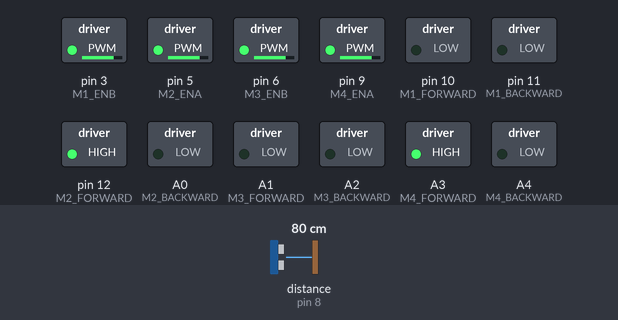
The sketch below on a simulated Arduino Uno, built with avr-gcc and run on an emulated ATmega328P. Shown: switched loads named in the sketch (green lamp = pin HIGH). Inputs (shaded band) come from the test bench; at power-on: distance to the obstacle (sensor on pin 8) 80 cm. The echo pulse lasts 58.3 µs per cm; random numbers use the default seed unless the sketch sets one.

Above: at 4.6 s.
4.7 s: distance to the obstacle (sensor on pin 8) set to 86 cm
At 6.81 s:
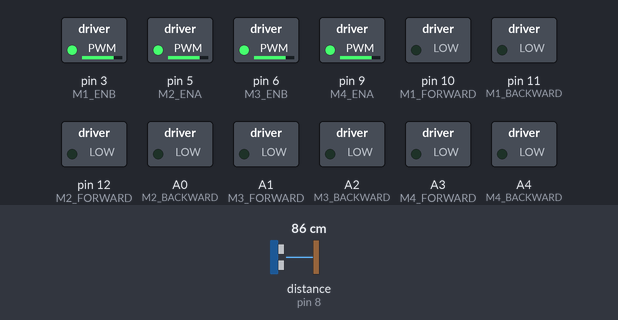
8.1 s: distance to the obstacle (sensor on pin 8) set to 2 cm
At 11.3 s:
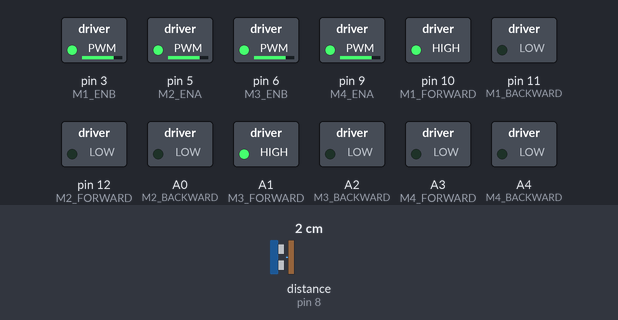
Timing chart, 0 to 16.0 s (numbered marks = the images above; inputs shaded):
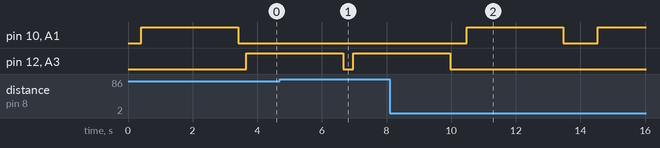

The sketch:

steb003.ino
```cpp
#include <NewPing.h>

//PIN CONFIGURATION FOR ULTRASONIC SENSOR
#define X_TRIGGER_PIN  2
#define X_ECHO_PIN     4

#define Y_TRIGGER_PIN  7
#define Y_ECHO_PIN     8

#define XD_TRIGGER_PIN  13
#define XD_ECHO_PIN     0

#define YD_TRIGGER_PIN  1
#define YD_ECHO_PIN     A5

//MOTOR DRIVER PIN CONFIGURATION
#define M1_FORWARD 10
#define M1_BACKWARD 11

#define M2_FORWARD 12
#define M2_BACKWARD A0

#define M3_FORWARD  A1
#define M3_BACKWARD A2

#define M4_FORWARD A3
#define M4_BACKWARD A4

#define M1_ENB 3
#define M2_ENA 5

#define M3_ENB 6
#define M4_ENA 9


//MAXIMUM DISTANCE FOR ULTARSONIC SENSOR
#define MAX_DISTANCE 4000

//PARAMETERS
float X_PING_DISTACE;
float Y_PING_DISTACE;
float XD_PING_DISTACE;
float YD_PING_DISTACE;

int W0 = 2000;
int W = 0;
int DW;
int Temp_w;
int caliber_w01 =0;
int caliber_w02 = 0;
int caliber_w1 = 0;
int caliber_w2 = 0;
int count = 0;
int fixing_w01 = 0;
int fixing_w02 = 0;
int fixTemp_w01 =0;
int fixTemp_w02 =0;
int fixTemp_w1 = 0;
int fixTemp_w2 = 0;

//INTERNAL PARAMETERS
int X_OFFSET = 25;
int Y_OFFSET = 40;

//ultrasnoic oject creation
NewPing sonar_X(X_TRIGGER_PIN, X_ECHO_PIN, MAX_DISTANCE);
NewPing sonar_Y(Y_TRIGGER_PIN, Y_ECHO_PIN, MAX_DISTANCE);
NewPing sonar_XD(XD_TRIGGER_PIN, XD_ECHO_PIN, MAX_DISTANCE);
NewPing sonar_YD(YD_TRIGGER_PIN, YD_ECHO_PIN, MAX_DISTANCE);

void setup() {
  Serial.begin(115200);
  //MOTOR DRIVER PIN CONFIGURATION
  pinMode(M1_FORWARD,OUTPUT);
  pinMode(M1_BACKWARD,OUTPUT);

  pinMode(M2_FORWARD,OUTPUT);
  pinMode(M2_BACKWARD,OUTPUT);

  pinMode(M3_FORWARD,OUTPUT);
  pinMode(M3_BACKWARD,OUTPUT);

  pinMode(M4_FORWARD,OUTPUT);
  pinMode(M4_BACKWARD,OUTPUT);

  pinMode(M1_ENB, OUTPUT);
  pinMode(M2_ENA, OUTPUT);

  pinMode(M3_ENB, OUTPUT);
  pinMode(M4_ENA, OUTPUT);

  //SPEED CONTROL
  analogWrite(M1_ENB,200);
  analogWrite(M2_ENA,200);
  analogWrite(M3_ENB,200);
  analogWrite(M4_ENA,200);

  //MOTOR DRIVER INITIAL CONDITION
  ENGINE_STOP();
}

void loop() {

  //call caliberation unction inside the fixing function
  fixing(CALIBERATION(Y_DISTANCE()));

}


//**********************************************************
//**********************************************************
///////engine_functions

//ENGINE STOP
void ENGINE_STOP (){

  //ENGINE STOP
  digitalWrite(M1_FORWARD,LOW);
  digitalWrite(M1_BACKWARD,LOW);

  digitalWrite(M2_FORWARD,LOW);
  digitalWrite(M2_BACKWARD,LOW);

  digitalWrite(M3_FORWARD,LOW);
  digitalWrite(M3_BACKWARD,LOW);

  digitalWrite(M4_FORWARD,LOW);
  digitalWrite(M4_BACKWARD,LOW);

}

//COUNTER CLOCK FUNCTION
void COUNTER_CLOCK (int DELAY){

  //counter clock
  digitalWrite(M1_FORWARD,HIGH);
  digitalWrite(M1_BACKWARD,LOW);

  digitalWrite(M2_FORWARD,LOW);
  digitalWrite(M2_BACKWARD,LOW);

  digitalWrite(M3_FORWARD,HIGH);
  digitalWrite(M3_BACKWARD,LOW);

  digitalWrite(M4_FORWARD,LOW);
  digitalWrite(M4_BACKWARD,LOW);

  delay(DELAY);
}

// CLOCK FUNCTION
void CLOCK (int DELAY){

  // clock
  digitalWrite(M1_FORWARD,LOW);
  digitalWrite(M1_BACKWARD,LOW);

  digitalWrite(M2_FORWARD,HIGH);
  digitalWrite(M2_BACKWARD,LOW);

  digitalWrite(M3_FORWARD,LOW);
  digitalWrite(M3_BACKWARD,LOW);

  digitalWrite(M4_FORWARD,HIGH);
  digitalWrite(M4_BACKWARD,LOW);

  delay(DELAY);
}


//params functions
//y distance
int Y_DISTANCE (){

  delay(200);
  float distance = sonar_Y.ping_cm();

  return distance;

}

//yd distance
int YD_DISTANCE (){

  delay(200);
  float distance = sonar_YD.ping_cm();

  return distance;

}

//dealy weigth calculation function
int DELAY_WEIGHT (int w1,int w2){

        Temp_w = (w1 - w2);
        W = abs(Temp_w);
        DW = (W0 * W );

        return DW;
}

//choice
bool choice (int x0){

    //stop engin
    ENGINE_STOP();

    //(couter_clock)
    COUNTER_CLOCK(3000);

    //stop engin
    ENGINE_STOP();

    float x2 = Y_DISTANCE();
    delay(50);

    if (x2 < x0){

      //counte clock
      bool flag = true ;
      return flag;
    }else{

      //clock
      bool flag = false ;
      return flag;
    }

}

//CALIBERATION FUNCTION
int CALIBERATION (int w0){

  if (choice(Y_DISTANCE())){
    //for avg
    int caliber_w1_sum = 0;
    caliber_w1 = Y_DISTANCE;
    while(caliber_w1 > w0){

      //stop engin
      ENGINE_STOP();

      //(couter_clock)
      COUNTER_CLOCK(3000);

      //stop engin
      ENGINE_STOP();

      //temp store
      caliber_w1 = Y_DISTANCE();
      caliber_w1_sum = caliber_w1_sum + caliber_w1;
      delay(50);
      count = count + 1;
      delay(50);
    }
    //stop engin
    ENGINE_STOP();

    //calculating fixing coordinates
    fixing_w01 = (caliber_w1_sum / count );

    return fixing_w01;
  }else{
    //for avg
    int caliber_w1_sum = 0;
    caliber_w1 = Y_DISTANCE;
    while(caliber_w1 > w0){

      //stop engin
      ENGINE_STOP();

      //(_clock)
      CLOCK(3000);

      //stop engin
      ENGINE_STOP();

      //temp store
      caliber_w1 = Y_DISTANCE();
      caliber_w1_sum = caliber_w1_sum + caliber_w1;
      delay(50);
      count = count + 1;
      delay(50);
    }
    //stop engin
    ENGINE_STOP();

    //calculating fixing coordinates
    fixing_w01 = (caliber_w1_sum / count );

    return fixing_w01;
  }

  }

//fixing
int fixing (int x0){

if (choice(Y_DISTANCE())){
  //calculation of distance
        Y_PING_DISTACE = Y_DISTANCE();
        delay(200);

        while(Y_PING_DISTACE >= x0){
        //stop
        ENGINE_STOP ();

        //delay weigth

        //(couter_clock)
        COUNTER_CLOCK(DELAY_WEIGHT(Y_PING_DISTACE,x0));

        //stop
        ENGINE_STOP ();
        delay(200);
        Y_PING_DISTACE = Y_DISTANCE();
        }
}else{
  //calculation of distance
        Y_PING_DISTACE = Y_DISTANCE();
        delay(200);

        while(Y_PING_DISTACE >= x0){
        //stop
        ENGINE_STOP ();

        //delay weigth

        //(_clock)
        CLOCK(DELAY_WEIGHT(Y_PING_DISTACE,x0));

        //stop
        ENGINE_STOP ();
        delay(200);
        Y_PING_DISTACE = Y_DISTANCE();
}

}
}
```

Measured:
- the behaviour switches between 80 and 81 cm on distance to the obstacle (sensor on pin 8) (found by bisection; images 0 and 1)
- after the input at 8.1 s, pin 10 (M1_FORWARD), A1 (M3_FORWARD): LOW → HIGH after 2.4 s, → LOW 3.0 s later, → HIGH 1.1 s later
